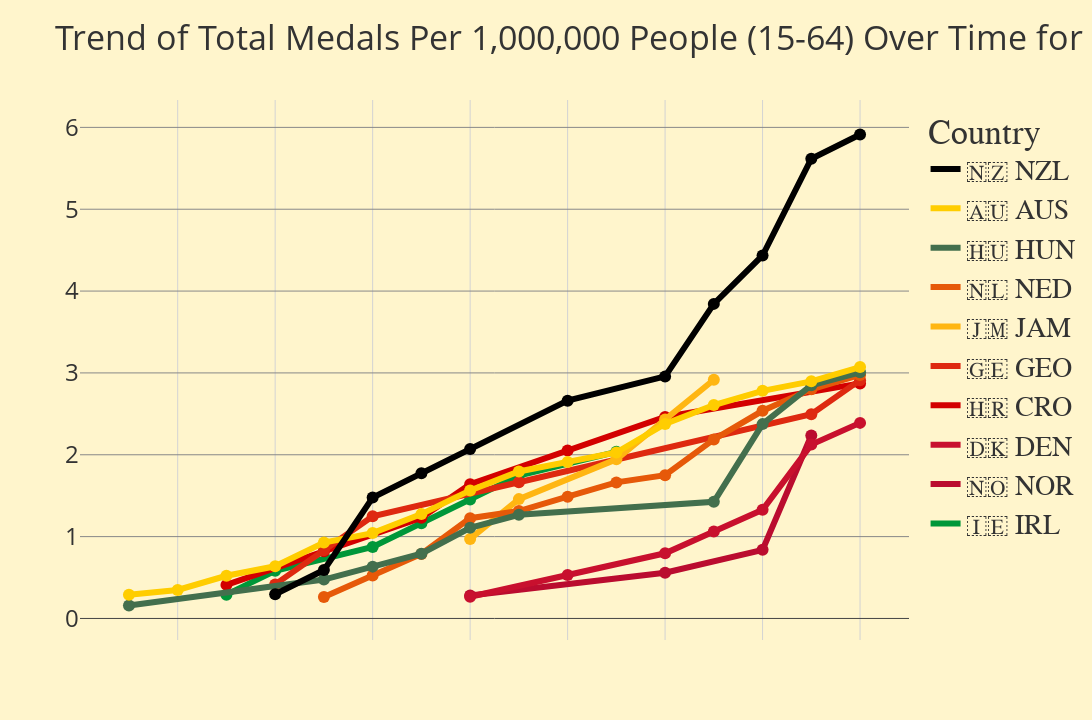

The code cell stored with this chart in its notebook:
### Code cell
plot_medal_trends_per_capita(
    rbt_medals_daily, 
    metric='total_medals',
    top_x_countries=10, 
    min_count=5,
    normalize_by='population',  # 'population' or 'gdp'
    scale_factor=1_000_000,     # Default to per million
    plotly_template='base', 
    show_markers=True, 
    override_color=None, 
    height=720, 
    width=1280, 
    transparent_background=False,
    transparent_override=False
)

# plot_medal_trends_per_capita(
#     rbt_medals_daily, 
#     metric='total_medals',
#     top_x_countries=10, 
#     min_count=5,
#     normalize_by='population',  # 'population' or 'gdp'
#     scale_factor=1_000_000,     # Default to per million
#     plotly_template='base', 
#     show_markers=False, 
#     override_color=None, 
#     height=720, 
#     width=1280, 
#     transparent_background=True,
#     transparent_override=True
# )

# plot_medal_trends_per_capita(
#     rbt_medals_daily, 
#     metric='total_medals',
#     top_x_countries=10, 
#     min_count=1,
#     normalize_by='gdp',  # 'population' or 'gdp'
#     scale_factor=100_000_000_000,     # Default to per million
#     plotly_template='base', 
#     show_markers=False, 
#     override_color=None, 
#     height=720, 
#     width=1280, 
#     transparent_background=True,
#     transparent_override=False
# )

### Figure 1 — Plotly figure (JSON) as saved in the notebook; plotly's stock layout.template omitted (floating-point values rounded to 4 significant figures)
{"data": [{"line": {"color": "#009739"}, "marker": {"size": 12}, "mode": "lines+markers", "name": "🇮🇪 IRL", "showlegend": false, "type": "scatter", "x": ["2024-07-29T00:00:00", "2024-07-30T00:00:00", "2024-08-01T00:00:00", "2024-08-02T00:00:00", "2024-08-03T00:00:00", "2024-08-04T00:00:00", "2024-08-06T00:00:00"], "y": [0.2909, 0.5818, 0.8727, 1.164, 1.454, 1.745, 2.036]}, {"line": {"color": "#ba0c2f"}, "marker": {"size": 12}, "mode": "lines+markers", "name": "🇳🇴 NOR", "showlegend": false, "type": "scatter", "x": ["2024-08-03T00:00:00", "2024-08-07T00:00:00", "2024-08-09T00:00:00", "2024-08-10T00:00:00"], "y": [0.2795, 0.559, 0.8385, 2.236]}, {"line": {"color": "#c8102e"}, "marker": {"size": 12}, "mode": "lines+markers", "name": "🇩🇰 DEN", "showlegend": false, "type": "scatter", "x": ["2024-08-03T00:00:00", "2024-08-05T00:00:00", "2024-08-07T00:00:00", "2024-08-08T00:00:00", "2024-08-09T00:00:00", "2024-08-10T00:00:00", "2024-08-11T00:00:00"], "y": [0.2655, 0.531, 0.7965, 1.062, 1.328, 2.124, 2.39]}, {"line": {"color": "#d30000"}, "marker": {"size": 12}, "mode": "lines+markers", "name": "🇭🇷 CRO", "showlegend": false, "type": "scatter", "x": ["2024-07-29T00:00:00", "2024-07-31T00:00:00", "2024-08-02T00:00:00", "2024-08-03T00:00:00", "2024-08-05T00:00:00", "2024-08-07T00:00:00", "2024-08-11T00:00:00"], "y": [0.4103, 0.8205, 1.231, 1.641, 2.051, 2.462, 2.872]}, {"line": {"color": "#de2910"}, "marker": {"size": 12}, "mode": "lines+markers", "name": "🇬🇪 GEO", "showlegend": false, "type": "scatter", "x": ["2024-07-30T00:00:00", "2024-07-31T00:00:00", "2024-08-01T00:00:00", "2024-08-04T00:00:00", "2024-08-10T00:00:00", "2024-08-11T00:00:00"], "y": [0.416, 0.8319, 1.248, 1.664, 2.496, 2.912]}, {"line": {"color": "#ffb612"}, "marker": {"size": 12}, "mode": "lines+markers", "name": "🇯🇲 JAM", "showlegend": false, "type": "scatter", "x": ["2024-08-03T00:00:00", "2024-08-04T00:00:00", "2024-08-06T00:00:00", "2024-08-07T00:00:00", "2024-08-08T00:00:00"], "y": [0.972, 1.458, 1.944, 2.43, 2.916]}, {"line": {"color": "#e65909"}, "marker": {"size": 12}, "mode": "lines+markers", "name": "🇳🇱 NED", "showlegend": false, "type": "scatter", "x": ["2024-07-31T00:00:00", "2024-08-01T00:00:00", "2024-08-02T00:00:00", "2024-08-03T00:00:00", "2024-08-04T00:00:00", "2024-08-05T00:00:00", "2024-08-06T00:00:00", "2024-08-07T00:00:00", "2024-08-08T00:00:00", "2024-08-09T00:00:00", "2024-08-10T00:00:00", "2024-08-11T00:00:00"], "y": [0.2625, 0.5249, 0.7874, 1.225, 1.312, 1.487, 1.662, 1.75, 2.187, 2.537, 2.8, 2.975]}, {"line": {"color": "#436f4d"}, "marker": {"size": 12}, "mode": "lines+markers", "name": "🇭🇺 HUN", "showlegend": false, "type": "scatter", "x": ["2024-07-27T00:00:00", "2024-07-31T00:00:00", "2024-08-01T00:00:00", "2024-08-02T00:00:00", "2024-08-03T00:00:00", "2024-08-04T00:00:00", "2024-08-08T00:00:00", "2024-08-09T00:00:00", "2024-08-10T00:00:00", "2024-08-11T00:00:00"], "y": [0.1583, 0.4749, 0.6332, 0.7915, 1.108, 1.266, 1.425, 2.374, 2.849, 3.008]}, {"line": {"color": "#FFCD00"}, "marker": {"size": 12}, "mode": "lines+markers", "name": "🇦🇺 AUS", "showlegend": false, "type": "scatter", "x": ["2024-07-27T00:00:00", "2024-07-28T00:00:00", "2024-07-29T00:00:00", "2024-07-30T00:00:00", "2024-07-31T00:00:00", "2024-08-01T00:00:00", "2024-08-02T00:00:00", "2024-08-03T00:00:00", "2024-08-04T00:00:00", "2024-08-05T00:00:00", "2024-08-06T00:00:00", "2024-08-07T00:00:00", "2024-08-08T00:00:00", "2024-08-09T00:00:00", "2024-08-10T00:00:00", "2024-08-11T00:00:00"], "y": [0.2897, 0.3477, 0.5215, 0.6374, 0.9271, 1.043, 1.275, 1.564, 1.796, 1.912, 2.028, 2.376, 2.607, 2.781, 2.897, 3.071]}, {"line": {"color": "#000000"}, "marker": {"size": 12}, "mode": "lines+markers", "name": "🇳🇿 NZL", "showlegend": false, "type": "scatter", "x": ["2024-07-30T00:00:00", "2024-07-31T00:00:00", "2024-08-01T00:00:00", "2024-08-02T00:00:00", "2024-08-03T00:00:00", "2024-08-05T00:00:00", "2024-08-07T00:00:00", "2024-08-08T00:00:00", "2024-08-09T00:00:00", "2024-08-10T00:00:00", "2024-08-11T00:00:00"], "y": [0.2957, 0.5913, 1.478, 1.774, 2.07, 2.661, 2.957, 3.843, 4.435, 5.617, 5.913]}, {"line": {"color": "#000000"}, "mode": "lines", "name": "🇳🇿 NZL", "showlegend": true, "type": "scatter", "x": [null], "y": [null]}, {"line": {"color": "#FFCD00"}, "mode": "lines", "name": "🇦🇺 AUS", "showlegend": true, "type": "scatter", "x": [null], "y": [null]}, {"line": {"color": "#436f4d"}, "mode": "lines", "name": "🇭🇺 HUN", "showlegend": true, "type": "scatter", "x": [null], "y": [null]}, {"line": {"color": "#e65909"}, "mode": "lines", "name": "🇳🇱 NED", "showlegend": true, "type": "scatter", "x": [null], "y": [null]}, {"line": {"color": "#ffb612"}, "mode": "lines", "name": "🇯🇲 JAM", "showlegend": true, "type": "scatter", "x": [null], "y": [null]}, {"line": {"color": "#de2910"}, "mode": "lines", "name": "🇬🇪 GEO", "showlegend": true, "type": "scatter", "x": [null], "y": [null]}, {"line": {"color": "#d30000"}, "mode": "lines", "name": "🇭🇷 CRO", "showlegend": true, "type": "scatter", "x": [null], "y": [null]}, {"line": {"color": "#c8102e"}, "mode": "lines", "name": "🇩🇰 DEN", "showlegend": true, "type": "scatter", "x": [null], "y": [null]}, {"line": {"color": "#ba0c2f"}, "mode": "lines", "name": "🇳🇴 NOR", "showlegend": true, "type": "scatter", "x": [null], "y": [null]}, {"line": {"color": "#009739"}, "mode": "lines", "name": "🇮🇪 IRL", "showlegend": true, "type": "scatter", "x": [null], "y": [null]}], "layout": {"font": {"family": "Montserrat, sans-serif"}, "height": 720, "legend": {"title": {"text": "Country"}}, "paper_bgcolor": "#FFF5CC", "plot_bgcolor": "#FFF5CC", "title": {"text": "Trend of Total Medals Per 1,000,000 People (15-64) Over Time for Top 10 Countries"}, "width": 1280, "xaxis": {"gridcolor": "lightgray", "showgrid": true, "showticklabels": false}, "yaxis": {"showgrid": true, "showticklabels": true, "title": {}}}}
